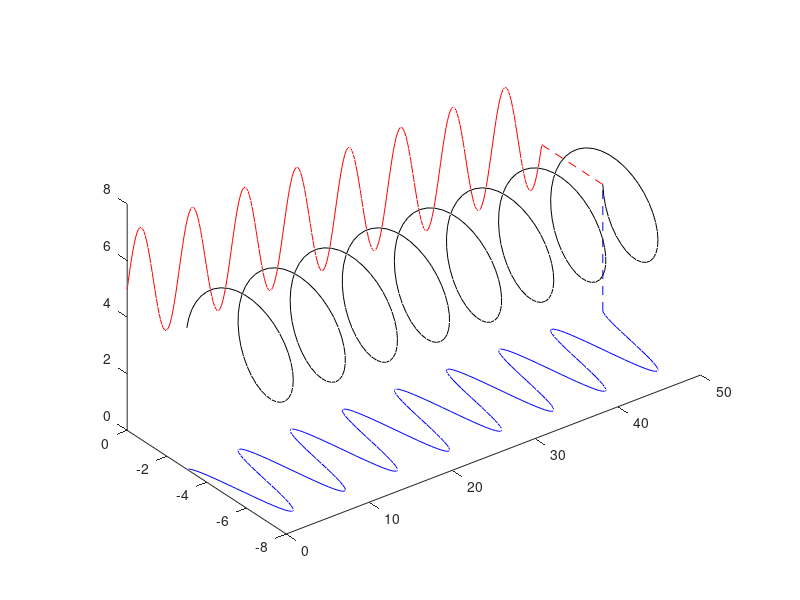

Here is the MATLAB script that generated this plot:
clf
hold on
view(3)
daspect([25 8 8])
axis([0 50 -8 0 0 8])

pause(1)
t = linspace(0,50,300);
x = t;
y = 2 .* cos(t) -5;
z = 2 .* sin(t) +5;
pause(1)
l1 = plot3([x(1),x(1)],[y(1),y(1)],[0,z(1)],'--b');
l2 = plot3([x(1),x(1)],[0,y(1)],[z(1),z(1)],'--r');


for i=1:299
    plot3([x(i),x(i+1)],[y(i),y(i+1)],[z(i),z(i+1)],'k');
    plot3([x(i),x(i+1)],[y(i),y(i+1)],zeros(1,2),'b');
    plot3([x(i),x(i+1)],zeros(1,2),[z(i),z(i+1)],'r');
    set(l1,'XData',[x(i+1),x(i+1)],'YData',[y(i+1),y(i+1)],'ZData',[0,z(i+1)]);
    set(l2,'XData',[x(i+1),x(i+1)],'YData',[0,y(i+1)],'ZData',[z(i+1),z(i+1)]);
    pause(0.01)
    
end